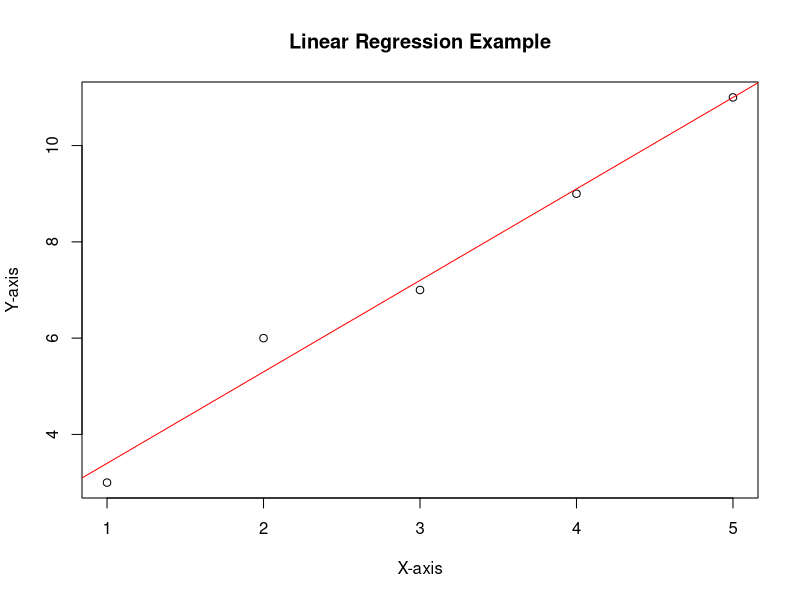

Write R code to recreate this figure.
x <- c(1, 2, 3, 4, 5)
y <- c(3, 6, 7, 9, 11)
model <- lm(y ~ x)
summary(model)
plot(x, y, main = "Linear Regression Example", xlab = "X-axis", ylab = "Y-axis")
abline(model, col = "red")
